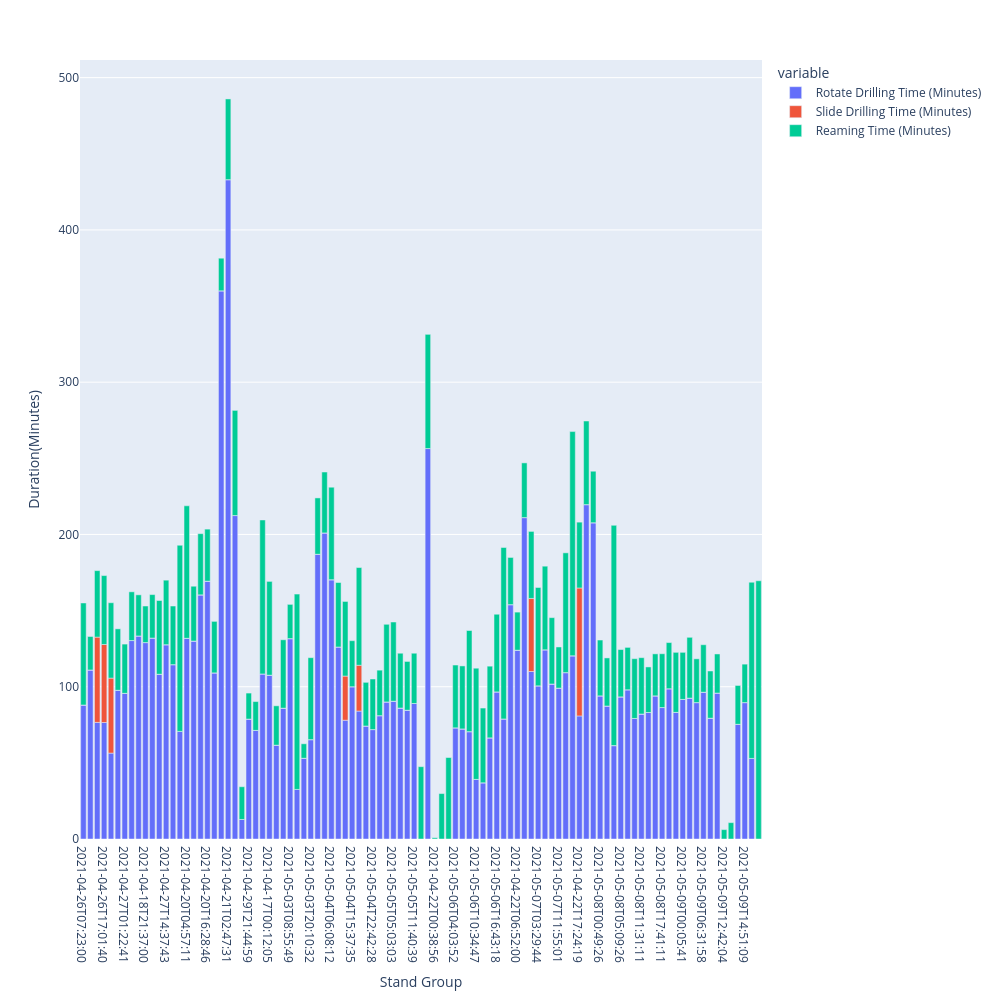

This figure's notebook cell:
### Code cell
StandTimeBreakdown_DF = Data_Temp.groupby(['Stand Group']).agg({
            'Start Time':'first', 
            'Rotate Drilling Time (Minutes)':'sum', 
            'Slide Drilling Time (Minutes)':'sum',
            'Reaming Time (Minutes)':'sum',
            'Connection Time (Minutes)':'sum',
            }
        ).reset_index()
StandTimeBreakdown_DF = StandTimeBreakdown_DF[(StandTimeBreakdown_DF["Stand Group"].str.contains('Stand'))]

#     # StandTimeBreakdown_DF = StandTimeBreakdown_DF[ConnectionTime_DF['RotateDrilling'] != 0]
#     # StandTimeBreakdown_DF = StandTimeBreakdown_DF[ConnectionTime_DF['RotateDrilling'] != 0]
StandTimeBreakdown_DF = StandTimeBreakdown_DF.loc[~(StandTimeBreakdown_DF[['Rotate Drilling Time (Minutes)','Slide Drilling Time (Minutes)','Reaming Time (Minutes)']]==0).all(axis=1)]
display(StandTimeBreakdown_DF)
# # st.dataframe(StandTimeBreakdown_DF)

# SummaryActivity_DF['Stand Group_Pred_Shift'] = SummaryActivity_DF['Stand Group_Pred'].shift(1)

# # with st.expander('Stand Time Breakdown'):
figStandTimeBreakdown = px.bar(StandTimeBreakdown_DF, x='Start Time', y=['Rotate Drilling Time (Minutes)','Slide Drilling Time (Minutes)','Reaming Time (Minutes)'], width=1000, height=1000)
# figStandTimeBreakdown = px.bar(SummaryActivity_DF.dropna(subset=['Stand Group_Pred', "Duration(minutes)"]), x='Stand Group_Pred', y="Duration(minutes)", color="LABEL_SubActivity", width=1000, height=1000)
figStandTimeBreakdown.update_xaxes(type='category')
figStandTimeBreakdown.update_layout(
                # title="Title",
                xaxis=dict(
                    title="Stand Group"
                ),
                yaxis=dict(
                    title="Duration(Minutes)"
                ) ) 

figStandTimeBreakdown.show()
